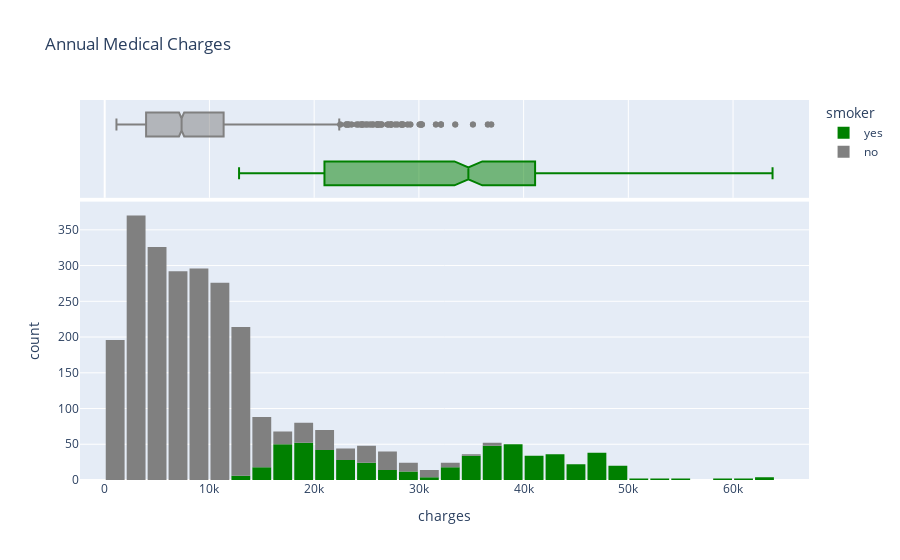

Notebook code for this chart:
### Markdown cell above
<h3>Charges</h3>
<p>Let's visualize the distribution of "charges" i.e. the annual medical charges for customers. This is the column we're trying to predict. Let's also use the categorical column "smoker" to distinguish the charges for smokers and non-smokers.</p>

### Code cell
fig = px.histogram(medical_df, 
                   x='charges', 
                   marginal='box', 
                   color='smoker', 
                   color_discrete_sequence=['green', 'grey'], 
                   title='Annual Medical Charges')
fig.update_layout(bargap=0.1)
fig.show()

### Figure 1 — Plotly figure (JSON) as saved in the notebook; plotly's stock layout.template omitted (floating-point values rounded to 4 significant figures; data arrays with more than 128 entries replaced by an {"elided": "..."} marker saying what was removed)
{"data": [{"alignmentgroup": "True", "bingroup": "x", "hovertemplate": "smoker=yes<br>charges=%{x}<br>count=%{y}<extra></extra>", "legendgroup": "yes", "marker": {"color": "green", "pattern": {"shape": ""}}, "name": "yes", "offsetgroup": "yes", "orientation": "v", "showlegend": true, "type": "histogram", "x": {"elided": "564 float values"}, "xaxis": "x", "yaxis": "y"}, {"alignmentgroup": "True", "hovertemplate": "smoker=yes<br>charges=%{x}<extra></extra>", "legendgroup": "yes", "marker": {"color": "green"}, "name": "yes", "notched": true, "offsetgroup": "yes", "showlegend": false, "type": "box", "x": {"elided": "564 float values"}, "xaxis": "x2", "yaxis": "y2"}, {"alignmentgroup": "True", "bingroup": "x", "hovertemplate": "smoker=no<br>charges=%{x}<br>count=%{y}<extra></extra>", "legendgroup": "no", "marker": {"color": "grey", "pattern": {"shape": ""}}, "name": "no", "offsetgroup": "no", "orientation": "v", "showlegend": true, "type": "histogram", "x": {"elided": "2208 float values"}, "xaxis": "x", "yaxis": "y"}, {"alignmentgroup": "True", "hovertemplate": "smoker=no<br>charges=%{x}<extra></extra>", "legendgroup": "no", "marker": {"color": "grey"}, "name": "no", "notched": true, "offsetgroup": "no", "showlegend": false, "type": "box", "x": {"elided": "2208 float values"}, "xaxis": "x2", "yaxis": "y2"}], "layout": {"bargap": 0.1, "barmode": "relative", "legend": {"title": {"text": "smoker"}, "tracegroupgap": 0}, "title": {"text": "Annual Medical Charges"}, "xaxis": {"anchor": "y", "domain": [0, 1], "title": {"text": "charges"}}, "xaxis2": {"anchor": "y2", "domain": [0, 1], "matches": "x", "showgrid": true, "showticklabels": false}, "yaxis": {"anchor": "x", "domain": [0, 0.7326], "title": {"text": "count"}}, "yaxis2": {"anchor": "x2", "domain": [0.7426, 1], "matches": "y2", "showgrid": false, "showline": false, "showticklabels": false, "ticks": ""}}}
